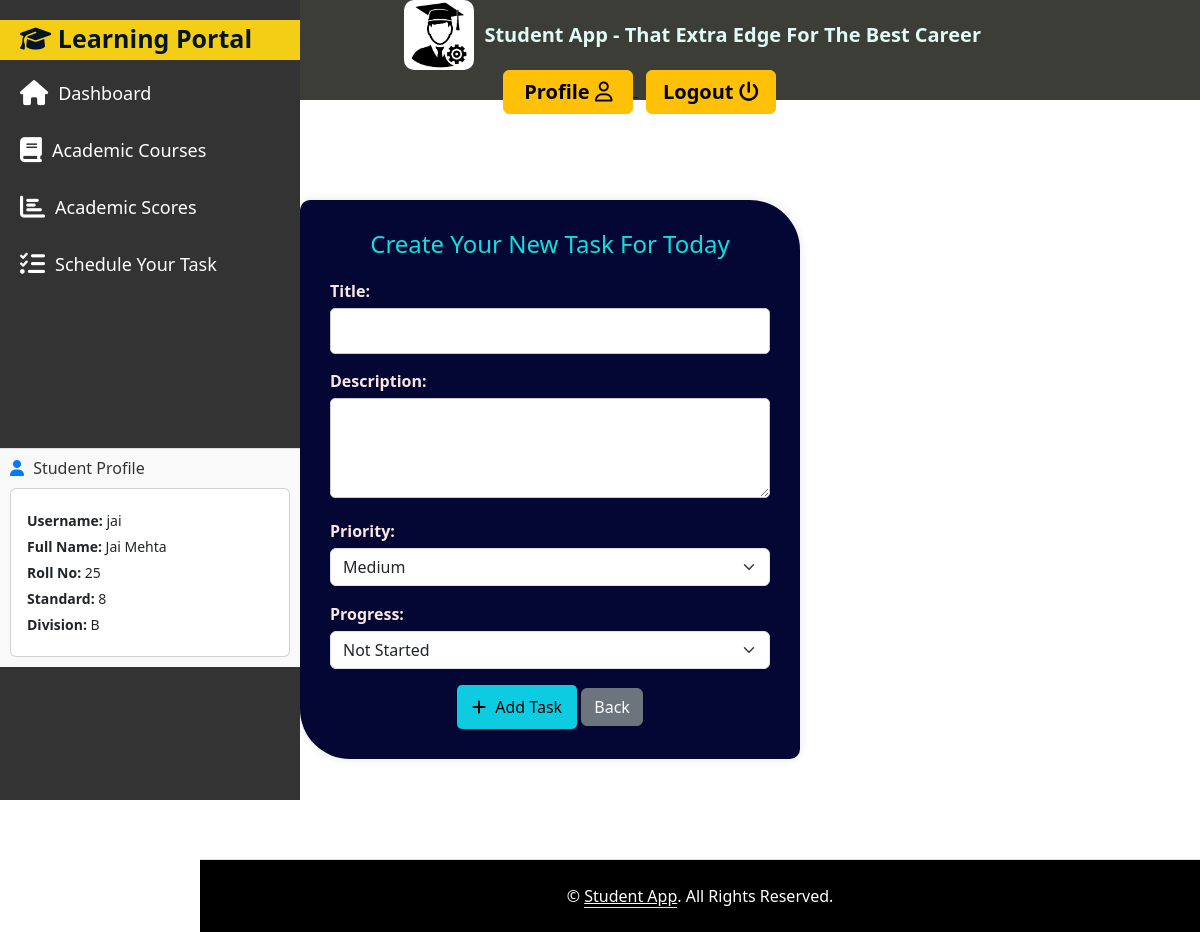
The app's page /student/tasks/create/ (signed in) with its own data.
### users/models.py (models this page shows, shortened)
class Profile(models.Model):
    user = models.OneToOneField(User, on_delete=models.CASCADE)
    full_name = models.CharField(max_length=255, default="Full Name")
    roll_no = models.CharField(max_length=50, default="Roll No")
    std = models.CharField(max_length=20, default="std")
    division = models.CharField(max_length=10, default="A")
    image = models.ImageField(default='profilepic.png', upload_to='profile_pictures')

### student/views.py (the view, shortened to what this page needs)
# urls.py: path('tasks/create/', views.create_task, name='create_task'),
def create_task(request):
    profile = None
    if request.user.is_authenticated:
        profile = Profile.objects.filter(user=request.user).first()
    context = {
        'profile':profile,
    }
    return render(request, 'student_app/create_task.html', context)

### student/Templates/student_app/create_task.html (shortened to what this page needs)
{% extends 'student_app/base.html' %}
{% load static %}
{% block content %}
    <div class="container">
        <h2>Create Your New Task For Today</h2>
        <form method="post">
            <label>Title:</label>
            <input type="text" name="title" required>
            <label>Description:</label>
            <textarea name="description"></textarea>
            <div class="mb-3">
                <label class="form-label">Priority:</label>
                <select name="priority" class="form-select">
                    <option value="Medium" selected>Medium</option>
                </select>
            </div>
            <div class="mb-3">
                <label class="form-label">Progress:</label>
                <select name="progress" class="form-select">
                    <option value="Not Started">Not Started</option>
                </select>
            </div>
            <button type="submit" class="btn btn-success"><i class="fas fa-plus"></i> Add Task</button>
            <a href="{% url 'task_list' %}" class="btn btn-secondary">Back</a>
        </form>
    </div>
{% endblock %}

### student/Templates/student_app/base.html (shortened to what this page needs)
{% load static %}
<!DOCTYPE html>
<html lang="en">
<head>
    <link href="https://cdn.jsdelivr.net/npm/bootstrap@5.3.3/dist/css/bootstrap.min.css" rel="stylesheet">
    <link rel="stylesheet" href="https://cdnjs.cloudflare.com/ajax/libs/font-awesome/6.5.2/css/all.min.css"/>
</head>
<body>
    <nav class="nav navbar-dark">
        <div>
            <a href="{% url 'index' %}" class="navbar-brand offset-md-8">
                <img src="{% static 'logo/logo1.png' %}" alt="Logo">
                <strong>Student App - That Extra Edge For The Best Career</strong>
            </a>
        </div>
        <div class="offset-md-5">
            {% if user.is_superuser %}
                <a href="{% url 'users:profile' %}" style="color:black">
                    <button class="btn btn-warning button-signup" style="width:130px; font-size: 20px;">
                        <b>Profile</b>
                        <i class="fa-regular fa-user"></i>
                    </button>
                </a>&nbsp
                <a href="{% url 'users:logout' %}" style="color:black">
                    <button class="btn btn-warning button-signup" style="width:130px; font-size: 20px;">
                        <b>Logout</b>
                        <i class="fa-solid fa-power-off"></i>
                    </button>
                </a>
            {% elif user.is_authenticated %}
                <a href="{% url 'users:profile' %}" style="color:black">
                    <button class="btn btn-warning button-signup" style="width:130px; font-size: 20px;">
                        <b>Profile</b>
                        <i class="fa-regular fa-user"></i>
                    </button>
                </a>&nbsp
                <a href="{% url 'users:logout' %}" style="color:black">
                    <button class="btn btn-warning button-signup" style="width:130px; font-size: 20px;">
                        <b>Logout</b>
                        <i class="fa-solid fa-power-off"></i>
                    </button>
                </a>
            {% endif %}
        </div>
    </nav>
    <div class="sidebar">
        <div class="sidebar-header">
            <span class="header">
                <i class="fa-solid fa-graduation-cap"></i>
                <b>Learning Portal</b>
            </span>
        </div>
        <ul>
            <li  class="{% if request.path == '/student/dashboard/' %}active{% endif %}">
                <a href="{% url 'dashboard' %}"><i class="fas fa-home"></i> Dashboard</a>
            </li>
            <li class="{% if request.path == '/student/courses_list/' %}active{% endif %}">
                <a href="{% url 'courses_list' %}"><i class="fas fa-book"></i> Academic Courses</a>
            </li>
            <li class="{% if request.path == '/student/scores/' %}active{% endif %}">
                <a href="{% url 'academic_scores' %}"><i class="fas fa-chart-bar"></i> Academic Scores</a>
            </li>
            <li class="{% if request.path == '/student/tasks/' %}active{% endif %}">
                <a href="{% url 'task_list' %}"><i class="fas fa-tasks"></i> Schedule Your Task</a>
            </li>
        </ul>
        {% if user.is_authenticated %}
        <div class="student-details">
            <h4><i class="fas fa-user"></i> Student Profile</h4>
            <div class="card">
                <div class="card-body">
                    <p><strong>Username:</strong> {{ profile.user.username }}</p>
                    <p><strong>Full Name:</strong> {{ profile.full_name }}</p>
                    <p><strong>Roll No:</strong> {{ profile.roll_no }}</p>
                    <p><strong>Standard:</strong> {{ profile.std }}</p>
                    <p><strong>Division:</strong> {{ profile.division }}</p>
                </div>
            </div>
        </div>
        {% endif %}
    </div>
    <div>
        {% block content %}
        {% endblock %}
    </div>
    <footer class="offset-md-2">
        <div class="container-fluid text-white text-center border-top py-4" style="background-color: black;">
            <p class="m-0">&copy; <a class="text-white border-bottom" href="#">Student App</a>. All Rights Reserved. </p>
        </div>
    </footer>
</body>
</html>

### student/Templates/student_app/base.html (style rules this page uses)
.navbar-dark { background-color: #3C3D37; height: 100px; display: flex; align-items: center; padding: 0 20px; }
.navbar-brand { display: flex; align-items: center; text-decoration: none; }
.navbar-brand img { height: 70px; border-radius: 10px; }
.navbar-brand strong { color: rgb(224, 250, 247); font-size: 20px; margin-left: 10px; }
.sidebar { width: 300px; height: 100vh; background-color: #333; color: #fff; position: fixed; top: 0; left: 0; display: flex; flex-direction: column; padding-top: 20px; }
.sidebar ul { list-style-type: none; margin: 0; padding: 0; }
.sidebar ul li { margin: 10px 0; }
.sidebar ul li a { color: #fff; text-decoration: none; display: flex; align-items: center; padding: 10px 20px; transition: background-color 0.3s ease; font-size: 18px; }
.sidebar ul li a i { margin-right: 10px; font-size: 25px; }
.sidebar-header { background-color: #F4CE14; height: 40px; font-size: 25px; color: #021526; }
.header { padding:20px; }
.student-details { margin-top: 150px; padding: 10px; background-color: #f9f9f9; border-top: 1px solid #ddd; font-size: 14px; }
.student-details h4 { font-size: 16px; color: #333; margin-bottom: 10px; }
.student-details p { margin: 5px 0; }
.student-details i { color: #007bff; margin-right: 5px; }

### student/Templates/student_app/create_task.html (style rules this page uses)
.container { max-width: 500px; margin: 100px auto; padding: 30px; background: #040733; color: aliceblue; border-radius: 10px 50px; box-shadow: 0px 0px 10px rgba(0, 0, 0, 0.1); text-align: center; margin-right: 400px; }
.container h2 { font-size: 24px; color: #0be1e1; margin-bottom: 20px; }
.container label { display: block; text-align: left; font-weight: bold; margin-bottom: 5px; color: #fbe6e6; }
.container input[type="text"], .container textarea { width: 100%; padding: 10px; margin-bottom: 15px; border: 1px solid #ccc; border-radius: 5px; font-size: 16px; transition: border 0.3s ease-in-out; }
.container textarea { resize: vertical; min-height: 100px; }
.btn-success { background: #0dcbe0; color: rgb(18, 2, 2); padding: 10px 15px; border: none; border-radius: 5px; font-size: 16px; cursor: pointer; transition: 0.3s ease-in-out; }
.btn-success i { margin-right: 5px; }

### records on screen
Profile: user.username "jai", full_name "Jai Mehta", roll_no "25", std "8", division "B"
